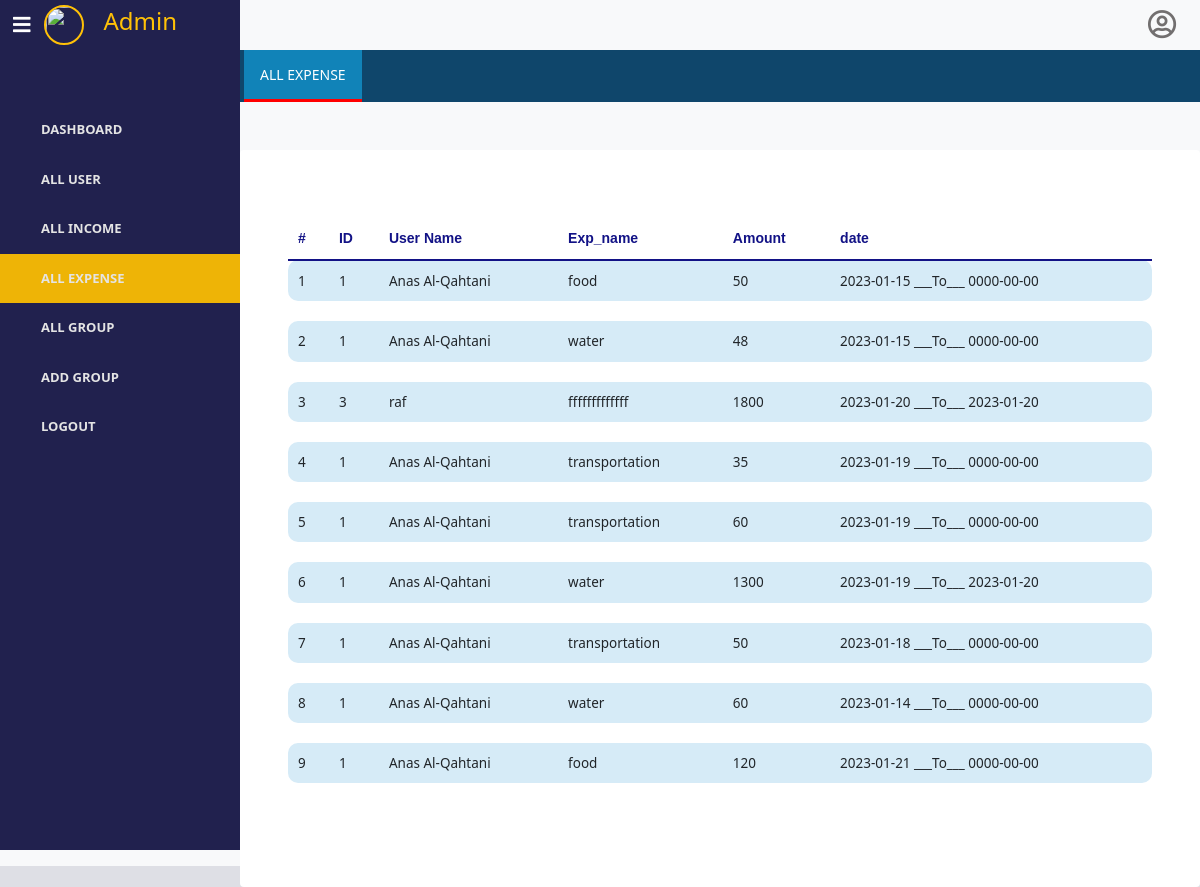
Page /admin/all_expense.php on the committed database.
### tables this page shows
CREATE TABLE `expense` (
  `id` int(6) NOT NULL,
  `item` varchar(50) NOT NULL,
  `amount` double NOT NULL,
  `start_date` date NOT NULL DEFAULT current_timestamp(),
  `end_date` date NOT NULL DEFAULT current_timestamp(),
  `user_id` int(6) NOT NULL
);

CREATE TABLE `users` (
  `id` int(6) NOT NULL,
  `full_name` varchar(50) NOT NULL,
  `email` varchar(50) NOT NULL,
  `password` varchar(50) NOT NULL,
  `phone` varchar(50) DEFAULT NULL,
  `gender` varchar(10) NOT NULL,
  `img` blob DEFAULT NULL,
  `type` varchar(10) NOT NULL DEFAULT 'user',
  `admin_id` int(6) NOT NULL
);

### admin/all_expense.php (the view, shortened to what this page needs)
<!DOCTYPE html>
<html lang="en">
<head>
    <link rel="stylesheet" href="../css/style.css">
   <link rel="stylesheet" href="https://cdn.jsdelivr.net/npm/bootstrap@5.0.1/dist/css/bootstrap.min.css">
    <link rel="stylesheet" href="https://use.fontawesome.com/releases/v5.7.2/css/all.css">
</head>
<body>
    <div class="px-0 bg-light">
        <div class="d-flex">
            <div class="d-flex align-items-center " id="navbar"> <button class="navbar-toggler" type="button" data-bs-toggle="collapse" data-bs-target="#navbar-items" aria-controls="navbarSupportedContent" aria-expanded="true" aria-label="Toggle navigation"> <span class="fas fa-bars"></span> </button> <div class="d-flex topdashboard">
                <img src="../userimg.png" width="40" height="40">
                <h4>Admin</h4>
            </div> </div>
            <div id="navbar2" class="d-flex justify-content-end pe-4"> <span class="far fa-user-circle "></span> </div>
        </div>
        <div class="d-md-flex">
            <ul id="navbar-items" class="p-0">
                <a href="admin_dashboard.php"><li > <span class="ps-3 name ">Dashboard</span> </li></a>
                <a href="all_user.php"> <li  > <span class="ps-3 name">All USER</span> </li></a>
                <a href="all_income.php"><li >  <span class="ps-3 name">ALL INCOME</span> </li></a>
                <a href="all_expense.php"><li class="active">  <span class="ps-3 name">ALL EXPENSE</span> </li></a>
                <a href="all_group.php"><li>  <span class="ps-3 name">ALL GROUP</span> </li></a>
                <a href="add_group.php"><li> <span class="ps-3 name">ADD GROUP</span> </li></a>
                <a href="index.php"><li> <span class="ps-3 name">Logout</span> </li></a>
            </ul>
            <div id="topnavbar">
                <div class="topnav mb-3">
                    <div class="d-flex px-1"> <a href="#home" class="active">All Expense</a>  </div>
                </div>
                <div class="container rounded mt-5 bg-white p-md-5">
                    <div class="table-responsive">
                        <table class="table">
                            <thead>
                                <tr>
                                    <th scope="col">#</th>
                                    <th scope="col">ID</th>
                                    <th scope="col">User Name</th>
                                    <th scope="col">Exp_name</th>
                                    <th scope="col">Amount</th>
                                    <th scope="col">date</th>
                                </tr>
                            </thead>
                            <tbody>
                            <?php
                                $i=1;
                                include('../database/connect.php');
                                  $query="SELECT * FROM expense";
                                  if($result=mysqli_query($connect,$query))
                                     {
                                      if(mysqli_num_rows($result)>0)
                                        {
                                         while($row=mysqli_fetch_array($result))
                                                        {
                                                            ?>
                                                            <tr class='bg-blue'>
                                                            <td> <?php echo $i ?> </td>
                                                            <td> <?php echo $row['user_id']; ?> </td>
                                                            <td> <?php
                                                            $userid=$row['user_id'];
                                                             $query="SELECT full_name FROM users where id=$userid";
                                                             $res=mysqli_query($connect,$query);
                                                             $username=mysqli_fetch_array($res);
                                                             echo $username['full_name'];
                                                            ?> </td>
                                                            <td> <?php echo $row['item']; ?> </td>
                                                            <td> <?php echo $row['amount']; ?> </td>
                                                            <td> <?php echo $row['start_date'] .'  ___To___  '.$row['end_date']; ?> </td>
                                                        </tr>
                                                          <?php
                                                        echo "<tr id='spacing-row'>";
                                                        echo "<td></td>";
                                                        echo "</tr>";
                                                        $i++;
                                                        }
                                                    }
                                                    else
                                                    {
                                                    echo "null record";
                                                    }
                                                }
                                                else
                                                {
                                                    echo "thats problem is select $query.".mysqli_error($connect)."<br>";
                                                }
                                                ?>
                            </tbody>
                        </table>
                </div>
                </div>
            </div>
        </div>
    </div>
</body>
</html>

### css/style.css (style rules this page uses)
* { margin: 0; padding: 0; box-sizing: border-box; list-style: none; }
body { background-color: rgba(35,43,85,0.15) !important; }
a { text-decoration: none !important; }
.topdashboard { display: flex; align-items: center; }
.topdashboard img { border: 2px solid #ffc107; border-radius: 50%; }
.topdashboard h4 { margin-left: 20px; color:#ffc107 ; }
.topnav { background-color:rgb(15, 70, 107); overflow: hidden; }
.far.fa-user-circle { font-size: 29px; color: #726f6f; padding-top: 10px; }
.topnav a { float: left; display: block; color: #8d8b8b; font-weight: 800; font-size: 14px; text-transform: uppercase; padding: 14px 16px; text-decoration: none; border-bottom: 3px solid transparent; }
.topnav .active { background-color: #1183b8; color: #fff; font-weight: 500; border-bottom: 3px solid red; }
::placeholder { font-size: 10px; }
.container .table-responsive { margin: 20px auto; overflow-x: auto; }
.table thead tr th { font-size: 11px; color: #868585; padding: 10px 10px; }
.table tbody tr td { font-size: 13.5px; padding: 10px 10px; }
#navbar { width: 20%; background-color: #21214e !important; height: 50px; border: none; }
.fas.fa-bars { color: white; }
#navbar2 { width: 80%; }
#navbar-items { width: 20%; height: 100vh !important; background-color: #21214e; padding-top: 55px !important; }
ul#navbar-items li { color: rgb(228, 228, 228); padding: 15px 25px; font-weight: 600; text-transform: uppercase; font-size: 13px; display: flex; align-items: center; cursor: pointer; }
ul#navbar-items .active { background-color: #eeb406; font-weight: bold !important; }
#topnavbar { width: 80%; height: 90vh; }

### admin/all_expense.php (style rules this page uses)
th { font-family: 'Poppins', sans-serif; font-weight: bold; font-size: 14px !important; color: #121286 !important; border-bottom: 2px solid #121286 !important; }
tbody .bg-blue { background-color: #d6ebf7; border-radius: 8px; }
#spacing-row { height: 8px; }
.table thead th,.table td { border: none; }
.table tbody td:first-child { border-bottom-left-radius: 10px; border-top-left-radius: 10px; }
.table tbody td:last-child { border-bottom-right-radius: 10px; border-top-right-radius: 10px; }

### rows in the picture
expense: user "1", user.full_name "Anas Al-Qahtani", item "food", amount "50", start_date "2023-01-15", end_date "0000-00-00"
expense: user "1", user.full_name "Anas Al-Qahtani", item "water", amount "48", start_date "2023-01-15", end_date "0000-00-00"
expense: user "3", user.full_name "raf", item "fffffffffffff", amount "1800", start_date "2023-01-20", end_date "2023-01-20"
expense: user "1", user.full_name "Anas Al-Qahtani", item "transportation", amount "35", start_date "2023-01-19", end_date "0000-00-00"
expense: user "1", user.full_name "Anas Al-Qahtani", item "transportation", amount "60", start_date "2023-01-19", end_date "0000-00-00"
expense: user "1", user.full_name "Anas Al-Qahtani", item "water", amount "1300", start_date "2023-01-19", end_date "2023-01-20"
expense: user "1", user.full_name "Anas Al-Qahtani", item "transportation", amount "50", start_date "2023-01-18", end_date "0000-00-00"
expense: user "1", user.full_name "Anas Al-Qahtani", item "water", amount "60", start_date "2023-01-14", end_date "0000-00-00"
expense: user "1", user.full_name "Anas Al-Qahtani", item "food", amount "120", start_date "2023-01-21", end_date "0000-00-00"
